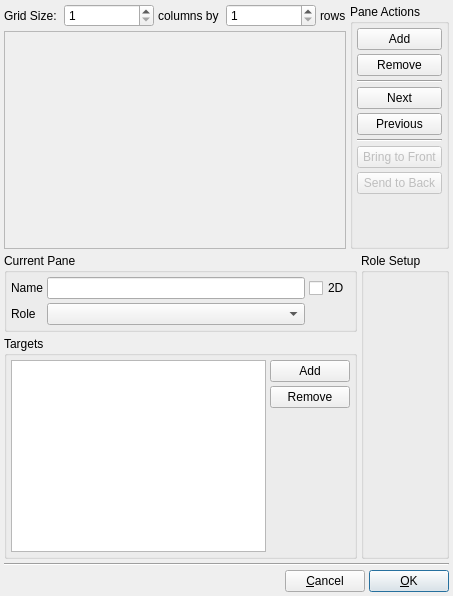
<?xml version="1.0" encoding="UTF-8"?>
<ui version="4.0">
 <class>EditViewLayoutDialog</class>
 <widget class="QDialog" name="EditViewLayoutDialog">
  <property name="windowModality">
   <enum>Qt::ApplicationModal</enum>
  </property>
  <property name="geometry">
   <rect>
    <x>0</x>
    <y>0</y>
    <width>453</width>
    <height>596</height>
   </rect>
  </property>
  <property name="windowTitle">
   <string>View Layout</string>
  </property>
  <property name="windowIcon">
   <iconset resource="icons.qrc">
    <normaloff>:/uchroma/icons/windows_layout.svg</normaloff>:/uchroma/icons/windows_layout.svg</iconset>
  </property>
  <property name="modal">
   <bool>false</bool>
  </property>
  <layout class="QVBoxLayout" name="verticalLayout_7">
   <property name="spacing">
    <number>4</number>
   </property>
   <property name="margin">
    <number>4</number>
   </property>
   <item>
    <layout class="QHBoxLayout" name="horizontalLayout_2">
     <item>
      <layout class="QVBoxLayout" name="verticalLayout_2">
       <item>
        <layout class="QHBoxLayout" name="horizontalLayout">
         <property name="spacing">
          <number>4</number>
         </property>
         <item>
          <widget class="QLabel" name="label_5">
           <property name="sizePolicy">
            <sizepolicy hsizetype="Minimum" vsizetype="Preferred">
             <horstretch>0</horstretch>
             <verstretch>0</verstretch>
            </sizepolicy>
           </property>
           <property name="text">
            <string>Grid Size: </string>
           </property>
          </widget>
         </item>
         <item>
          <widget class="QSpinBox" name="GridNColumnsSpin">
           <property name="sizePolicy">
            <sizepolicy hsizetype="Expanding" vsizetype="Fixed">
             <horstretch>0</horstretch>
             <verstretch>0</verstretch>
            </sizepolicy>
           </property>
           <property name="minimum">
            <number>1</number>
           </property>
           <property name="maximum">
            <number>100</number>
           </property>
          </widget>
         </item>
         <item>
          <widget class="QLabel" name="label_3">
           <property name="text">
            <string>columns by </string>
           </property>
          </widget>
         </item>
         <item>
          <widget class="QSpinBox" name="GridNRowsSpin">
           <property name="sizePolicy">
            <sizepolicy hsizetype="Expanding" vsizetype="Fixed">
             <horstretch>0</horstretch>
             <verstretch>0</verstretch>
            </sizepolicy>
           </property>
           <property name="minimum">
            <number>1</number>
           </property>
           <property name="maximum">
            <number>100</number>
           </property>
          </widget>
         </item>
         <item>
          <widget class="QLabel" name="label_4">
           <property name="text">
            <string>rows</string>
           </property>
          </widget>
         </item>
        </layout>
       </item>
       <item>
        <widget class="QFrame" name="OrganiserFrame">
         <property name="sizePolicy">
          <sizepolicy hsizetype="Expanding" vsizetype="Expanding">
           <horstretch>0</horstretch>
           <verstretch>2</verstretch>
          </sizepolicy>
         </property>
         <property name="frameShape">
          <enum>QFrame::StyledPanel</enum>
         </property>
         <property name="frameShadow">
          <enum>QFrame::Raised</enum>
         </property>
         <layout class="QHBoxLayout" name="horizontalLayout_3">
          <property name="spacing">
           <number>2</number>
          </property>
          <property name="margin">
           <number>2</number>
          </property>
          <item>
           <widget class="PaneOrganiser" name="Organiser" native="true">
            <property name="sizePolicy">
             <sizepolicy hsizetype="Expanding" vsizetype="Expanding">
              <horstretch>0</horstretch>
              <verstretch>2</verstretch>
             </sizepolicy>
            </property>
            <property name="mouseTracking">
             <bool>true</bool>
            </property>
            <property name="focusPolicy">
             <enum>Qt::StrongFocus</enum>
            </property>
           </widget>
          </item>
         </layout>
        </widget>
       </item>
      </layout>
     </item>
     <item>
      <widget class="QGroupBox" name="PaneActionsGroup">
       <property name="title">
        <string>Pane Actions</string>
       </property>
       <layout class="QVBoxLayout" name="verticalLayout">
        <property name="spacing">
         <number>4</number>
        </property>
        <property name="margin">
         <number>4</number>
        </property>
        <item>
         <widget class="QPushButton" name="PaneAddButton">
          <property name="maximumSize">
           <size>
            <width>600</width>
            <height>24</height>
           </size>
          </property>
          <property name="text">
           <string>Add</string>
          </property>
          <property name="icon">
           <iconset resource="icons.qrc">
            <normaloff>:/uchroma/icons/plus.svg</normaloff>:/uchroma/icons/plus.svg</iconset>
          </property>
          <property name="iconSize">
           <size>
            <width>12</width>
            <height>12</height>
           </size>
          </property>
         </widget>
        </item>
        <item>
         <widget class="QPushButton" name="PaneRemoveButton">
          <property name="maximumSize">
           <size>
            <width>16777215</width>
            <height>24</height>
           </size>
          </property>
          <property name="text">
           <string>Remove</string>
          </property>
          <property name="icon">
           <iconset resource="icons.qrc">
            <normaloff>:/uchroma/icons/minus.svg</normaloff>:/uchroma/icons/minus.svg</iconset>
          </property>
          <property name="iconSize">
           <size>
            <width>12</width>
            <height>12</height>
           </size>
          </property>
         </widget>
        </item>
        <item>
         <widget class="Line" name="line">
          <property name="orientation">
           <enum>Qt::Horizontal</enum>
          </property>
         </widget>
        </item>
        <item>
         <widget class="QPushButton" name="PaneNextButton">
          <property name="maximumSize">
           <size>
            <width>16777215</width>
            <height>24</height>
           </size>
          </property>
          <property name="text">
           <string>Next</string>
          </property>
         </widget>
        </item>
        <item>
         <widget class="QPushButton" name="PanePreviousButton">
          <property name="maximumSize">
           <size>
            <width>16777215</width>
            <height>24</height>
           </size>
          </property>
          <property name="text">
           <string>Previous</string>
          </property>
         </widget>
        </item>
        <item>
         <widget class="Line" name="line_2">
          <property name="orientation">
           <enum>Qt::Horizontal</enum>
          </property>
         </widget>
        </item>
        <item>
         <widget class="QPushButton" name="PaneBringToFrontButton">
          <property name="enabled">
           <bool>false</bool>
          </property>
          <property name="text">
           <string>Bring to Front</string>
          </property>
         </widget>
        </item>
        <item>
         <widget class="QPushButton" name="PaneSendToBackButton">
          <property name="enabled">
           <bool>false</bool>
          </property>
          <property name="text">
           <string>Send to Back</string>
          </property>
         </widget>
        </item>
        <item>
         <spacer name="verticalSpacer">
          <property name="orientation">
           <enum>Qt::Vertical</enum>
          </property>
          <property name="sizeHint" stdset="0">
           <size>
            <width>20</width>
            <height>40</height>
           </size>
          </property>
         </spacer>
        </item>
       </layout>
      </widget>
     </item>
    </layout>
   </item>
   <item>
    <layout class="QHBoxLayout" name="horizontalLayout_5">
     <item>
      <layout class="QVBoxLayout" name="verticalLayout_4">
       <property name="spacing">
        <number>4</number>
       </property>
       <item>
        <widget class="QGroupBox" name="CurrentPaneGroup">
         <property name="sizePolicy">
          <sizepolicy hsizetype="Expanding" vsizetype="Expanding">
           <horstretch>0</horstretch>
           <verstretch>0</verstretch>
          </sizepolicy>
         </property>
         <property name="title">
          <string>Current Pane</string>
         </property>
         <layout class="QVBoxLayout" name="verticalLayout_5">
          <property name="spacing">
           <number>4</number>
          </property>
          <property name="margin">
           <number>4</number>
          </property>
          <item>
           <layout class="QGridLayout" name="gridLayout">
            <item row="0" column="0">
             <widget class="QLabel" name="label">
              <property name="text">
               <string>Name</string>
              </property>
             </widget>
            </item>
            <item row="1" column="1">
             <widget class="QComboBox" name="PaneRoleCombo">
              <property name="sizePolicy">
               <sizepolicy hsizetype="Expanding" vsizetype="Fixed">
                <horstretch>0</horstretch>
                <verstretch>0</verstretch>
               </sizepolicy>
              </property>
             </widget>
            </item>
            <item row="0" column="1">
             <widget class="QLineEdit" name="PaneNameEdit">
              <property name="sizePolicy">
               <sizepolicy hsizetype="Expanding" vsizetype="Fixed">
                <horstretch>0</horstretch>
                <verstretch>0</verstretch>
               </sizepolicy>
              </property>
             </widget>
            </item>
            <item row="1" column="0">
             <widget class="QLabel" name="label_2">
              <property name="text">
               <string>Role</string>
              </property>
             </widget>
            </item>
            <item row="0" column="2">
             <widget class="QCheckBox" name="Pane2DCheck">
              <property name="text">
               <string>2D</string>
              </property>
             </widget>
            </item>
           </layout>
          </item>
         </layout>
        </widget>
       </item>
       <item>
        <widget class="QGroupBox" name="PaneTargetsGroup">
         <property name="sizePolicy">
          <sizepolicy hsizetype="Expanding" vsizetype="Minimum">
           <horstretch>0</horstretch>
           <verstretch>0</verstretch>
          </sizepolicy>
         </property>
         <property name="title">
          <string>Targets</string>
         </property>
         <layout class="QHBoxLayout" name="horizontalLayout_4">
          <property name="spacing">
           <number>4</number>
          </property>
          <property name="margin">
           <number>4</number>
          </property>
          <item>
           <widget class="QListWidget" name="PaneTargetsList">
            <property name="sizePolicy">
             <sizepolicy hsizetype="Expanding" vsizetype="Expanding">
              <horstretch>0</horstretch>
              <verstretch>0</verstretch>
             </sizepolicy>
            </property>
           </widget>
          </item>
          <item>
           <layout class="QVBoxLayout" name="verticalLayout_6">
            <property name="spacing">
             <number>4</number>
            </property>
            <item>
             <widget class="QPushButton" name="PaneAddTargetButton">
              <property name="maximumSize">
               <size>
                <width>600</width>
                <height>24</height>
               </size>
              </property>
              <property name="text">
               <string>Add</string>
              </property>
              <property name="icon">
               <iconset resource="icons.qrc">
                <normaloff>:/uchroma/icons/plus.svg</normaloff>:/uchroma/icons/plus.svg</iconset>
              </property>
              <property name="iconSize">
               <size>
                <width>12</width>
                <height>12</height>
               </size>
              </property>
             </widget>
            </item>
            <item>
             <widget class="QPushButton" name="PaneRemoveTargetButton">
              <property name="maximumSize">
               <size>
                <width>16777215</width>
                <height>24</height>
               </size>
              </property>
              <property name="text">
               <string>Remove</string>
              </property>
              <property name="icon">
               <iconset resource="icons.qrc">
                <normaloff>:/uchroma/icons/minus.svg</normaloff>:/uchroma/icons/minus.svg</iconset>
              </property>
              <property name="iconSize">
               <size>
                <width>12</width>
                <height>12</height>
               </size>
              </property>
             </widget>
            </item>
            <item>
             <spacer name="verticalSpacer_2">
              <property name="orientation">
               <enum>Qt::Vertical</enum>
              </property>
              <property name="sizeType">
               <enum>QSizePolicy::Expanding</enum>
              </property>
              <property name="sizeHint" stdset="0">
               <size>
                <width>20</width>
                <height>10</height>
               </size>
              </property>
             </spacer>
            </item>
           </layout>
          </item>
         </layout>
        </widget>
       </item>
      </layout>
     </item>
     <item>
      <widget class="QGroupBox" name="PaneRoleSetupGroup">
       <property name="sizePolicy">
        <sizepolicy hsizetype="Expanding" vsizetype="Expanding">
         <horstretch>0</horstretch>
         <verstretch>0</verstretch>
        </sizepolicy>
       </property>
       <property name="title">
        <string>Role Setup</string>
       </property>
       <layout class="QVBoxLayout" name="verticalLayout_3">
        <property name="spacing">
         <number>4</number>
        </property>
        <property name="margin">
         <number>4</number>
        </property>
        <item>
         <widget class="QStackedWidget" name="PaneRoleStack">
          <property name="sizePolicy">
           <sizepolicy hsizetype="Expanding" vsizetype="MinimumExpanding">
            <horstretch>0</horstretch>
            <verstretch>0</verstretch>
           </sizepolicy>
          </property>
          <property name="currentIndex">
           <number>0</number>
          </property>
          <widget class="QWidget" name="page"/>
          <widget class="QWidget" name="page_2"/>
         </widget>
        </item>
       </layout>
      </widget>
     </item>
    </layout>
   </item>
   <item>
    <widget class="Line" name="line_3">
     <property name="orientation">
      <enum>Qt::Horizontal</enum>
     </property>
    </widget>
   </item>
   <item>
    <layout class="QHBoxLayout" name="horizontalLayout_6">
     <item>
      <spacer name="horizontalSpacer">
       <property name="orientation">
        <enum>Qt::Horizontal</enum>
       </property>
       <property name="sizeHint" stdset="0">
        <size>
         <width>40</width>
         <height>20</height>
        </size>
       </property>
      </spacer>
     </item>
     <item>
      <widget class="QPushButton" name="CancelButton">
       <property name="text">
        <string>&amp;Cancel</string>
       </property>
      </widget>
     </item>
     <item>
      <widget class="QPushButton" name="OKButton">
       <property name="text">
        <string>&amp;OK</string>
       </property>
       <property name="default">
        <bool>true</bool>
       </property>
      </widget>
     </item>
    </layout>
   </item>
  </layout>
 </widget>
 <customwidgets>
  <customwidget>
   <class>PaneOrganiser</class>
   <extends>QWidget</extends>
   <header>gui/paneorganiser.uih</header>
   <container>1</container>
  </customwidget>
 </customwidgets>
 <resources>
  <include location="icons.qrc"/>
 </resources>
 <connections/>
</ui>
